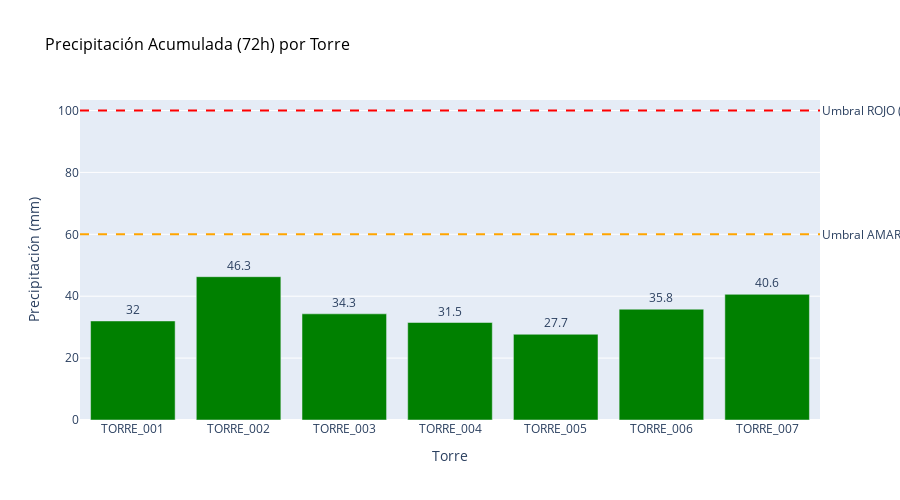

Notebook source saved alongside this figure:
### Code cell
# %% [markdown]
# ## 8. Gráfico: Lluvia acumulada vs. Umbrales de alerta

# %%
fig = go.Figure()

# Barras de lluvia acumulada coloreadas por nivel de alerta
colores_barras = torres_df['Nivel_Alerta'].map(color_map)

fig.add_trace(go.Bar(
    x=torres_df['ID_Torre'],
    y=torres_df['Lluvia_72h'],
    marker=dict(color=colores_barras),
    text=torres_df['Lluvia_72h'].round(1),
    textposition='outside',
    name='Lluvia 72h'
))

# Líneas de umbral según amenaza
# Umbral crítico general (Alta amenaza)
fig.add_hline(y=100, line_dash="dash", line_color="red", 
              annotation_text="Umbral ROJO (Alta: 100mm)", 
              annotation_position="right")
fig.add_hline(y=60, line_dash="dash", line_color="orange", 
              annotation_text="Umbral AMARILLO (Alta: 60mm)", 
              annotation_position="right")

fig.update_layout(
    title=dict(
        text='Precipitación Acumulada (72h) por Torre',
        font=dict(size=16, color='black')
    ),
    xaxis_title='Torre',
    yaxis_title='Precipitación (mm)',
    height=500,
    showlegend=False,
    hovermode='x unified'
)

fig.show()

print("📊 Gráfico de barras generado")

### Figure 1 — Plotly figure (JSON) as saved in the notebook; plotly's stock layout.template omitted (floating-point values rounded to 4 significant figures)
{"data": [{"marker": {"color": ["green", "green", "green", "green", "green", "green", "green"]}, "name": "Lluvia 72h", "text": [32.0, 46.3, 34.3, 31.5, 27.7, 35.8, 40.6], "textposition": "outside", "type": "bar", "x": ["TORRE_001", "TORRE_002", "TORRE_003", "TORRE_004", "TORRE_005", "TORRE_006", "TORRE_007"], "y": [32.0, 46.3, 34.3, 31.5, 27.7, 35.8, 40.6]}], "layout": {"annotations": [{"showarrow": false, "text": "Umbral ROJO (Alta: 100mm)", "x": 1, "xanchor": "left", "xref": "x domain", "y": 100, "yanchor": "middle", "yref": "y"}, {"showarrow": false, "text": "Umbral AMARILLO (Alta: 60mm)", "x": 1, "xanchor": "left", "xref": "x domain", "y": 60, "yanchor": "middle", "yref": "y"}], "height": 500, "hovermode": "x unified", "shapes": [{"line": {"color": "red", "dash": "dash"}, "type": "line", "x0": 0, "x1": 1, "xref": "x domain", "y0": 100, "y1": 100, "yref": "y"}, {"line": {"color": "orange", "dash": "dash"}, "type": "line", "x0": 0, "x1": 1, "xref": "x domain", "y0": 60, "y1": 60, "yref": "y"}], "showlegend": false, "title": {"font": {"color": "black", "size": 16}, "text": "Precipitación Acumulada (72h) por Torre"}, "xaxis": {"title": {"text": "Torre"}}, "yaxis": {"title": {"text": "Precipitación (mm)"}}}}
